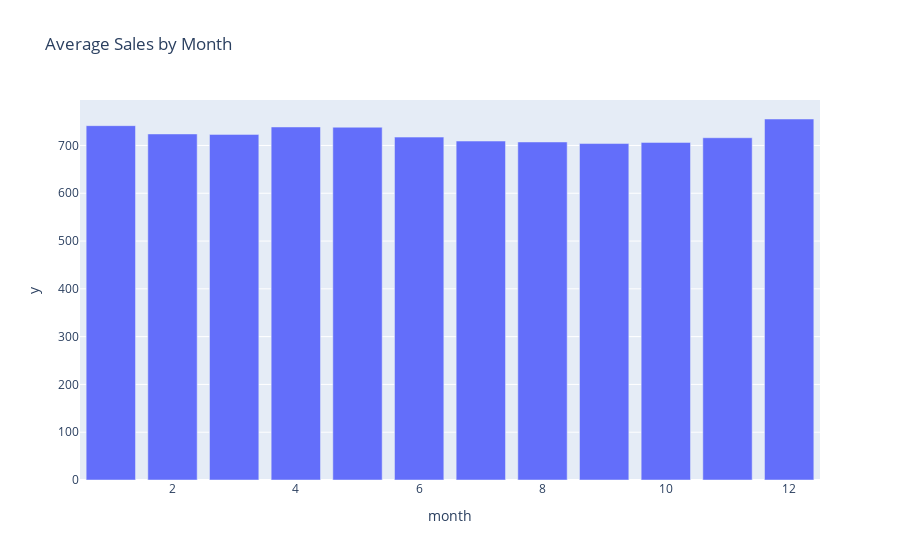

The notebook cell this image was saved under:
### Code cell
# plot avg sales by month on a bar graph with plotly

avg_sales_by_month = train.groupby('month')['num_sold'].mean()
px.bar(avg_sales_by_month, x=avg_sales_by_month.index, y=avg_sales_by_month.values, title='Average Sales by Month')

### Figure 1 — Plotly figure (JSON) as saved in the notebook; plotly's stock layout.template omitted (floating-point values rounded to 4 significant figures)
{"data": [{"alignmentgroup": "True", "hovertemplate": "month=%{x}<br>y=%{y}<extra></extra>", "legendgroup": "", "marker": {"color": "#636efa", "pattern": {"shape": ""}}, "name": "", "offsetgroup": "", "orientation": "v", "showlegend": false, "textposition": "auto", "type": "bar", "x": [1, 2, 3, 4, 5, 6, 7, 8, 9, 10, 11, 12], "xaxis": "x", "y": [741.4, 724.1, 723.2, 738.7, 738.2, 717.5, 709.2, 707.3, 704.0, 706.4, 716.2, 755.4], "yaxis": "y"}], "layout": {"barmode": "relative", "legend": {"tracegroupgap": 0}, "title": {"text": "Average Sales by Month"}, "xaxis": {"anchor": "y", "domain": [0, 1], "title": {"text": "month"}}, "yaxis": {"anchor": "x", "domain": [0, 1], "title": {"text": "y"}}}}
